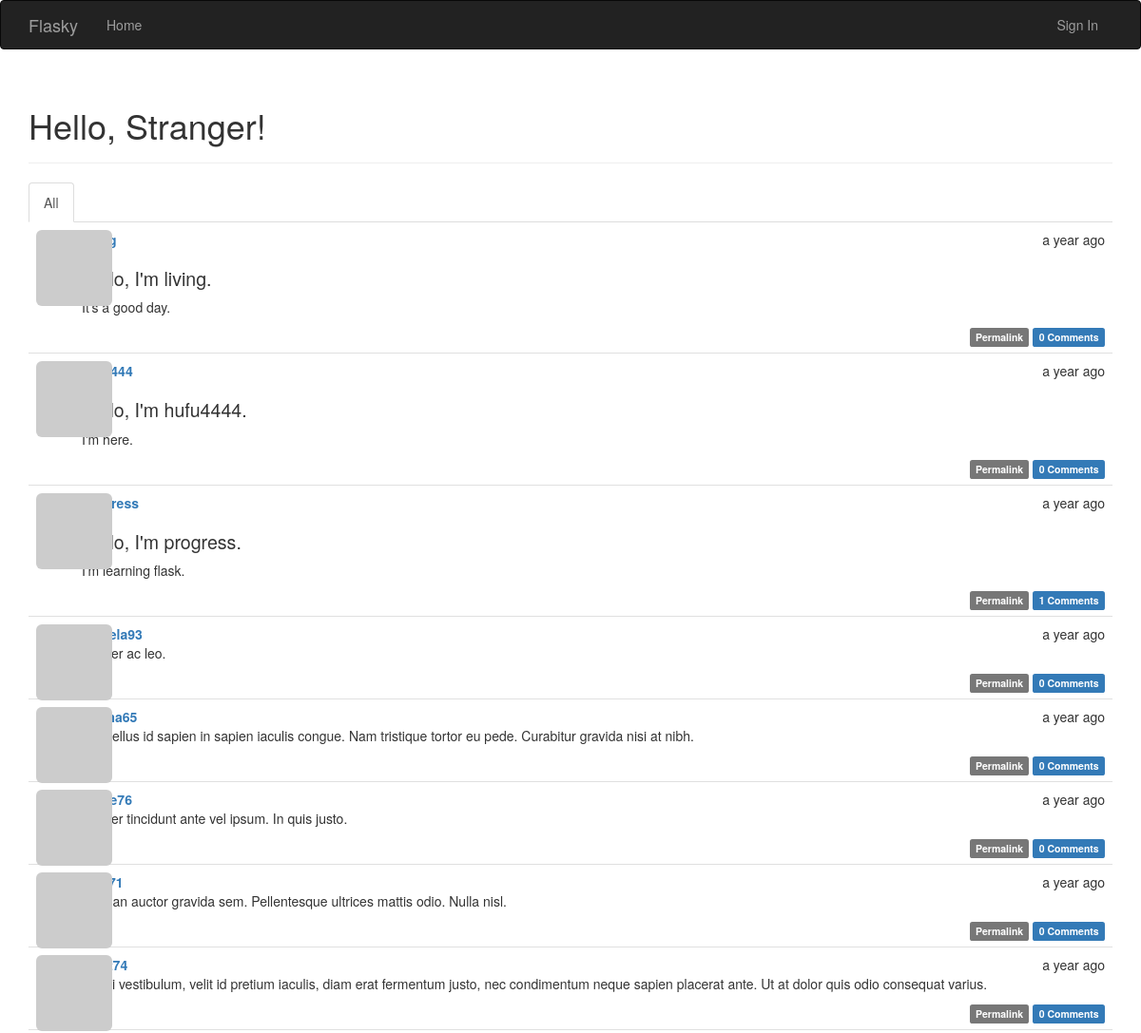
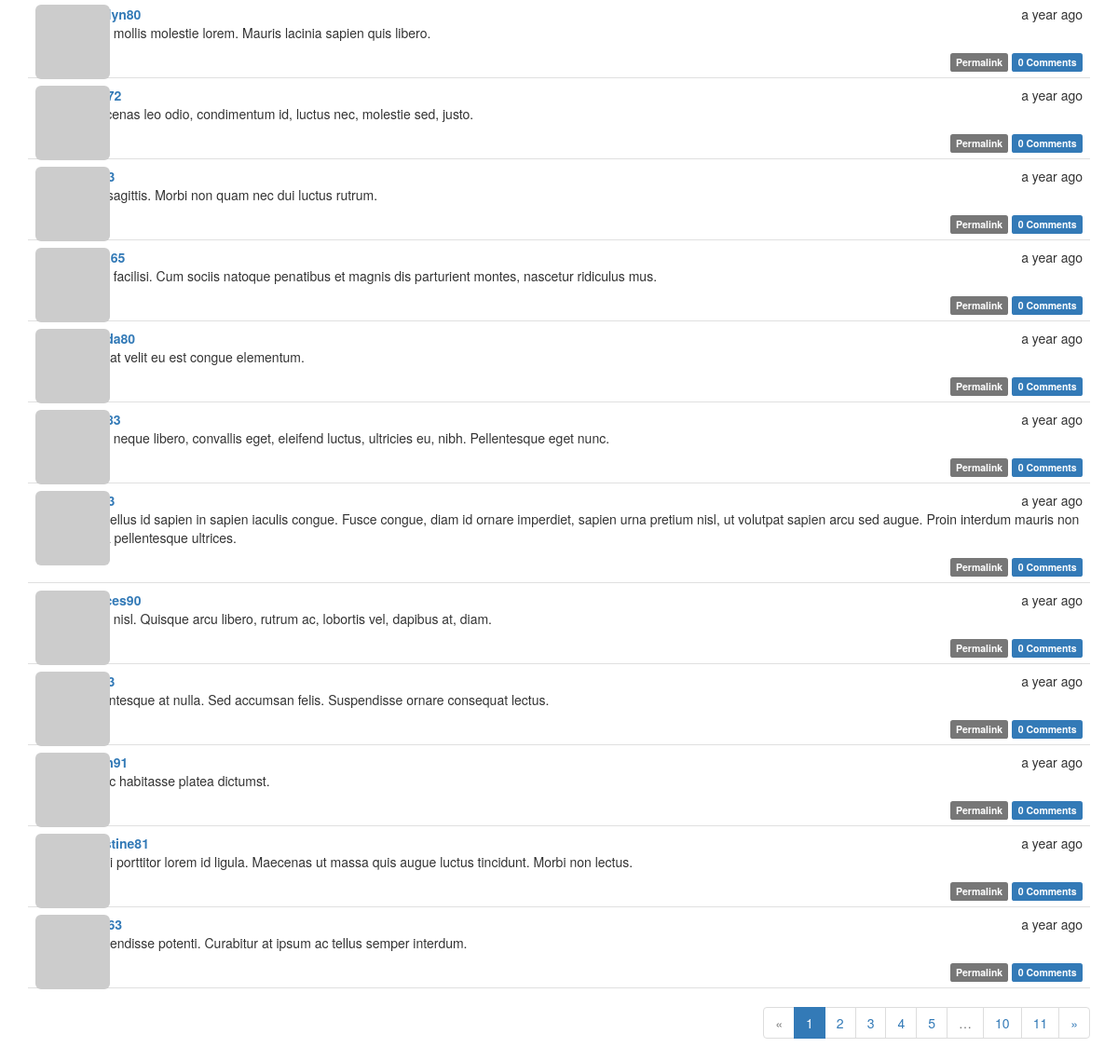
The app's page /, older data (2 pictures, top to bottom).
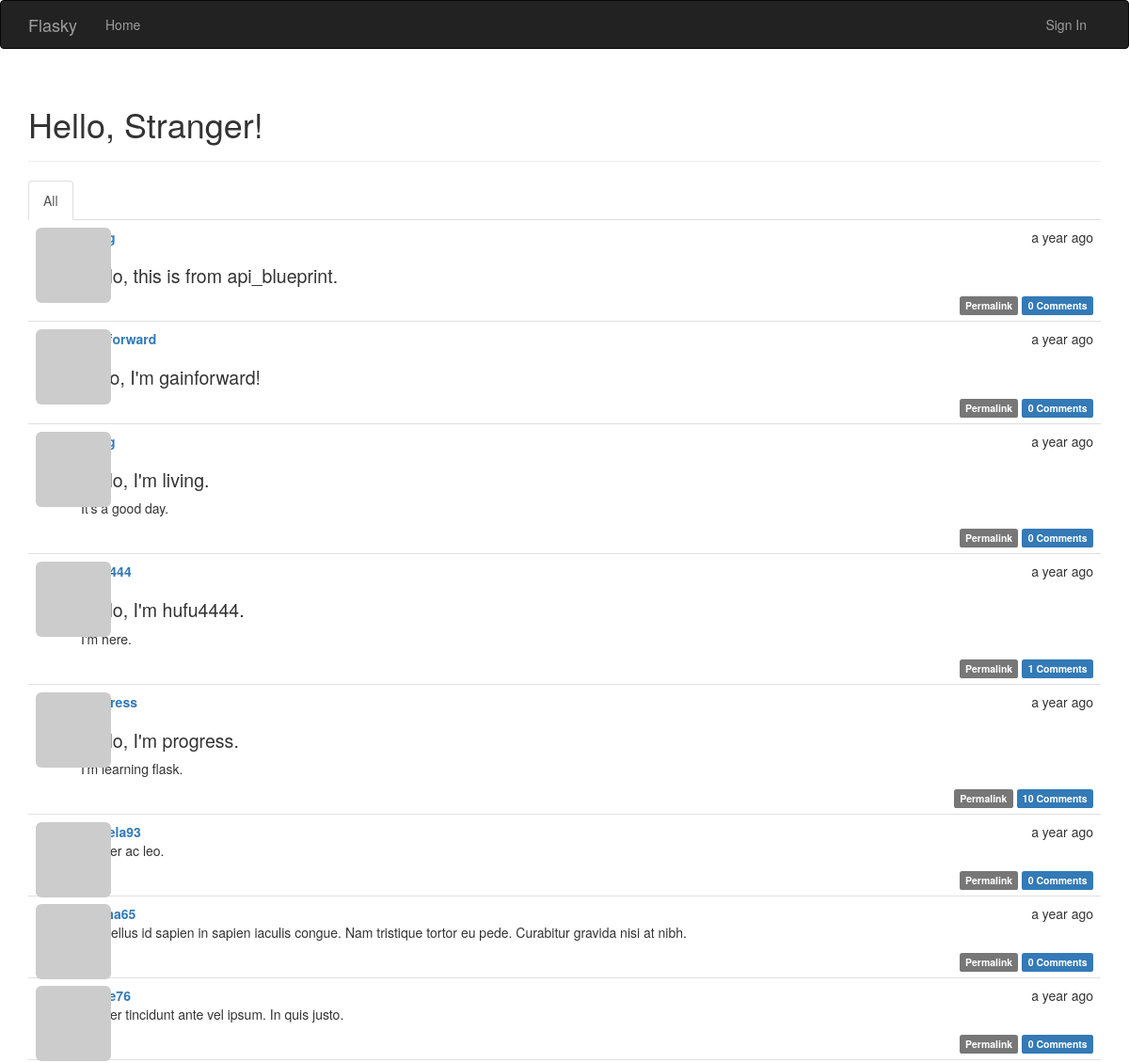
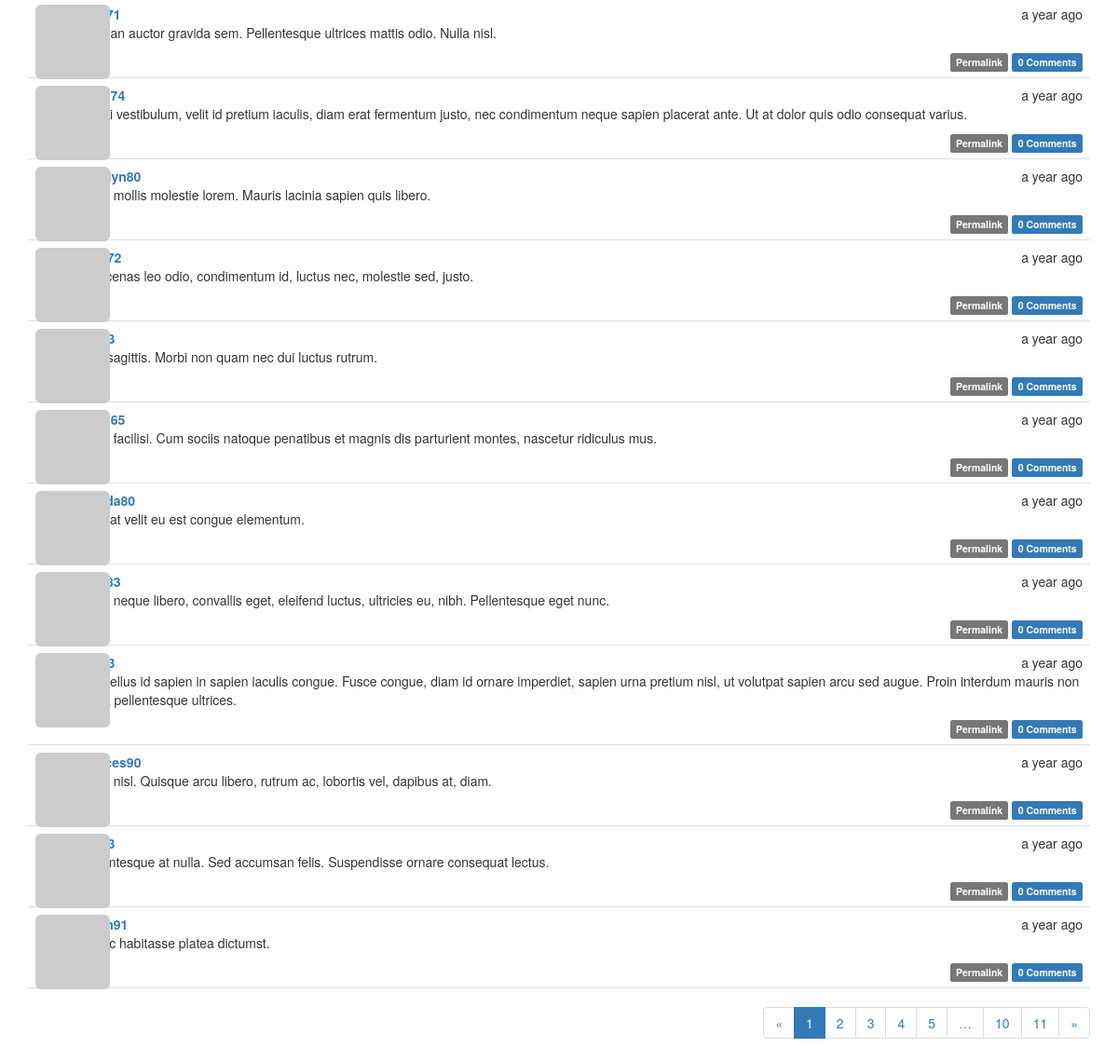
The same page, newer data (2 pictures, top to bottom).
### app/models.py (models this page shows, shortened)
class Post(db.Model):
    __tablename__ = "posts"
    id = db.Column(db.Integer, primary_key=True)
    body = db.Column(db.Text)
    body_html = db.Column(db.Text)
    timestamp = db.Column(db.DateTime, index=True, default=datetime.utcnow)
    author_id = db.Column(db.Integer, db.ForeignKey('users.id'))
    comments = db.relationship('Comment', backref='post', lazy='dynamic')
    '''@staticmethod
    def generate_fake(count=100):
        from random import seed, randint
        import forgery_py

        seed()
        user_count = User.query.count()
        for i in range(count):
            u = User.query.offset(randint(0, user_count - 1)).first()
            p = Post(body=forgery_py.lorem_ipsum.sentences(randint(1, 3)),
                timestamp=forgery_py.date.date(True),
                author=u)
            db.session.add(p)
            db.session.commit()'''

class User(UserMixin, db.Model):
    __tablename__ = 'users'
    id = db.Column(db.Integer, primary_key=True)
    email = db.Column(db.String(64), unique=True, index=True)
    username = db.Column(db.String(64), unique=True, index=True)
    password_hash = db.Column(db.String(128))
    role_id = db.Column(db.Integer, db.ForeignKey('roles.id'))
    avatar_hash = db.Column(db.String(32))
    confirmed = db.Column(db.Boolean, default=False)
    name = db.Column(db.String(64))
    location = db.Column(db.String(64))
    about_me = db.Column(db.Text())
    member_since = db.Column(db.DateTime(), default=datetime.utcnow)
    last_seen = db.Column(db.DateTime(), default=datetime.utcnow)
    posts = db.relationship('Post', backref='author', lazy='dynamic')
    followed = db.relationship('Follow', foreign_keys=[Follow.follower_id], backref=db.backref('follower', lazy='joined'),
        lazy='dynamic', cascade='all, delete-orphan')
    followers = db.relationship('Follow', foreign_keys=[Follow.followed_id], backref=db.backref('followed', lazy='joined'),
        lazy='dynamic', cascade='all, delete-orphan')
    comments = db.relationship('Comment', backref='author', lazy='dynamic')
    def gravatar(self, size=100, default='identicon', rating='g'):
        url = 'https://secure.gravatar.com/avatar'
        hash = self.avatar_hash or self.gravatar_hash()
        return '{url}/{hash}?s={size}&d={default}&r={rating}'.format(url=url, hash=hash, size=size, default=default, rating=rating)
    @property
    def password(self):
        raise AttributeError('password is not a readable attribute')
    @password.setter
    def password(self, password):
        self.password_hash = generate_password_hash(password)
    '''@staticmethod
    def generate_fake(count=100):
        from sqlalchemy.exc import IntegrityError
        from random import seed
        import forgery_py

        seed()
        #r = Role.query.filter_by(name='User').first()
        for i in range(count):
            u = User(email=forgery_py.internet.email_address(),
                username=forgery_py.internet.user_name(True),
                password=forgery_py.lorem_ipsum.word(),
                #role= r,
                confirmed=True,
                name=forgery_py.name.full_name(),
                location=forgery_py.address.city(),
                about_me=forgery_py.lorem_ipsum.sentence(),
                member_since=forgery_py.date.date(True))
            db.session.add(u)
            try:
                db.session.commit()
            except:
                db.session.rollback()'''

### app/main/views.py (the view)
@main.route('/', methods=['GET', 'POST'])
def index():
    form = PostForm()
    if current_user.can(Permission.WRITE) and form.validate_on_submit():
        post = Post(body=form.body.data, author=current_user._get_current_object())
        db.session.add(post)
        db.session.commit()
        return redirect(url_for('.index'))
    page = request.args.get('page', 1, type=int)
    show_followed = False
    if current_user.is_authenticated:
        show_followed = bool(request.cookies.get('show_followed', ''))
    if show_followed:
        query = current_user.followed_posts
    else:
        query = Post.query
    pagination = query.order_by(Post.timestamp.desc()).paginate(
        page, per_page=current_app.config['FLASKY_POSTS_PER_PAGE'],
        error_out=False)
    posts = pagination.items
    return render_template('index.html', form=form, posts=posts, show_followed=show_followed, pagination=pagination)

### app/auth/views.py (called while the page is built)
@auth.before_app_request
def before_request():
    if current_user.is_authenticated:
        current_user.ping()
        if not current_user.confirmed and request.endpoint[:5] != 'auth.':
            return redirect(url_for('auth.unconfirmed'))

### app/main/__init__.py (called while the page is built)
@main.app_context_processor
def inject_permissions():
    return dict(Permission=Permission)  #返回一个字典

### app/main/views.py (called while the page is built)
@main.after_app_request
def after_request(response):
    for query in get_debug_queries():
        if query.duration >= current_app.config['FLASKY_SLOW_DB_QUERY_TIME']:
            current_app.logger.warning(
                'Slow query: %s\nParameters: %s\nDuration: %fs\nContext: %s\n' %
                (query.statement, query.parameters, query.duration, query.context))
    return response

### app/models.py (called while the page is built)
    def can(self, permissions):
        return False

    def is_administrator(self):
        return False

### app/templates/index.html (shortened to what this page needs)
{% extends "base.html" %}
{% import "bootstrap/wtf.html" as wtf %}
{% import "_macros.html" as macros %}
{% block page_content %}
<div class="page-header">
<h1>Hello, {% if current_user.is_authenticated %}{{ current_user.username }}{% else %}Stranger{% endif %}!</h1>
</div>
<div class="post-tabs">
<ul class="nav nav-tabs">
<li {% if not show_followed %} class="active" {% endif %}><a href="{{url_for('.show_all')}}">All</a></li>
</ul>
{% include '_posts.html' %}
</div>
{% if pagination %}
<div class="pagination">
{{macros.pagination_widget(pagination, '.index')}}
</div>
{% endif %}
{% endblock %}

### app/templates/_posts.html (shortened to what this page needs)
<ul class="posts">
{% for post in posts %}
<li class="post">
<div class="post-thumbnail">
<a href="{{url_for('.user', username=post.author.username)}}"><img class="img-rounded profile-thumbnail"
    src="{{post.author.gravatar(size=40)}}"></a>
</div>
<div class="post-content">
<div class="post-date">{{moment(post.timestamp).fromNow()}}</div>
<div class="post-author">
<a href="{{url_for('.user', username=post.author.username)}}">{{post.author.username}}</a>
</div>
<div class="post-body">
{% if post.body_html %}
{{post.body_html | safe}}
{% else %}
{{post.body}}
{% endif %}
</div>
<div class="post-footer">
<a href="{{url_for('.post', id=post.id)}}">
<span class="label label-default">Permalink</span>
</a>
<a href="{{url_for('.post', id=post.id)}}#comments"><span class="label label-primary">
{{post.comments.count()}} Comments</span>
</a>
</div>
</div>
</li>
{% endfor %}
</ul>

Row changes from the older to the newer data that the page shows:
no longer on this page (row unchanged): Post: timestamp "a year ago", author.username "christine81", body_html "Morbi porttitor lorem id ligula. Maecenas ut massa quis augue luctus tincidunt. Morbi non lectus.", comments.count "0"
no longer on this page (row unchanged): Post: timestamp "a year ago", body_html "Suspendisse potenti. Curabitur at ipsum ac tellus semper interdum.", comments.count "0"
added Post: timestamp "a year ago", body_html "Hello, this is from api_blueprint.", comments.count "0"
added Post: timestamp "a year ago", author.username "gainforward", body_html "hello, I'm gainforward!", comments.count "0"
computed for Post "Hello, I'm hufu4444. I'm here.": comments.count "0" → "1"
computed for Post "Hello, I'm progress. I'm learning flask.": comments.count "1" → "10"
